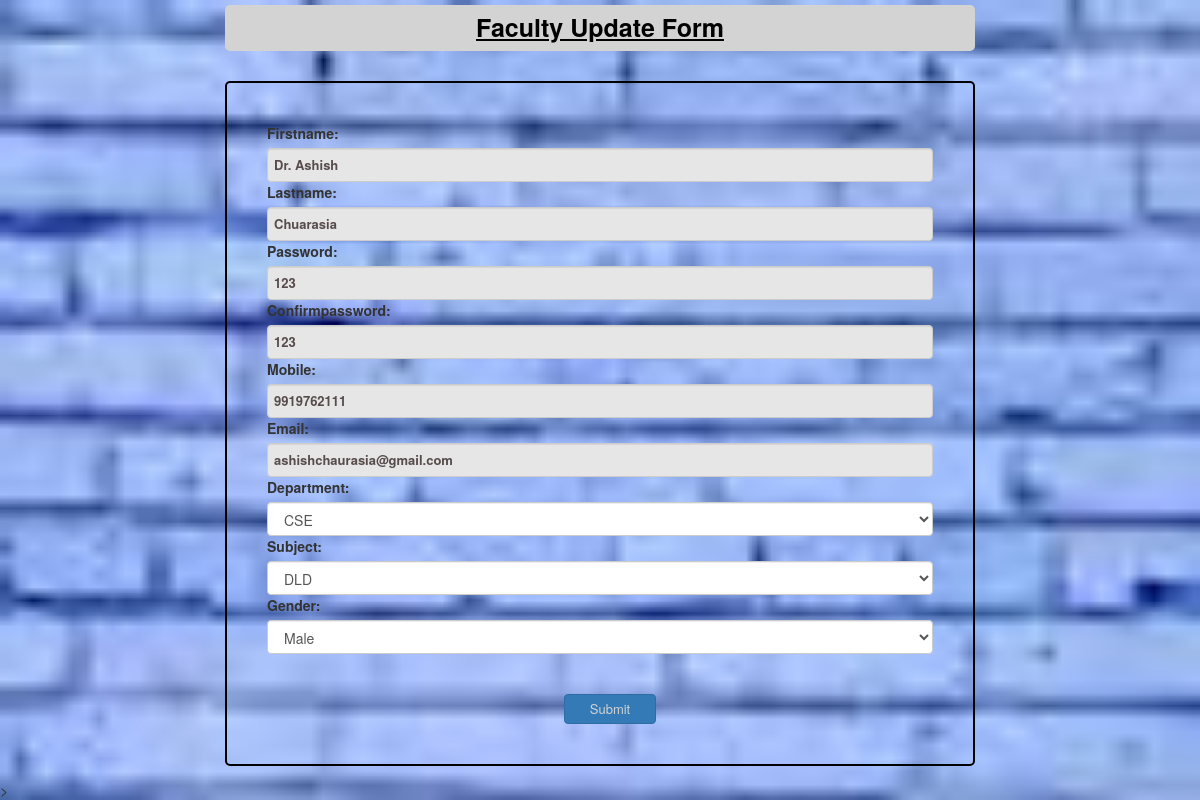
The app's page /faculty-update/16 with its own data.
### feedbackprojectapp/models.py (models this page shows, shortened)
class FacultyDatabase(models.Model):
    facultyid=models.IntegerField(null=True)
    firstname = models.CharField(max_length=30)
    lastname = models.CharField(max_length=30)
    password = models.CharField(max_length=30,null=True)
    confirmpassword = models.CharField(max_length=30,null=True)
    mobile = models.BigIntegerField(unique=True)
    email = models.EmailField(unique=True)
    department = models.ForeignKey(DepartmentDatabase, on_delete=models.CASCADE, null=True)
    subject = models.ManyToManyField(SubjectDatabase,  null=True)
    GENDER_CHOICES = (
        ('M', 'Male'),
        ('F', 'Female'),
        ('O', 'Other')
    )
    gender = models.CharField(max_length=1, choices=GENDER_CHOICES, null=True)
    class Meta:
        db_table = 'faculty'
        ordering = ['facultyid']

### feedbackprojectapp/views.py (the view)
# urls.py: path('faculty-update/<int:facultyid>', FacultyUpdateView.as_view(), name='faculty-update'),
class FacultyUpdateView(UpdateView):
    template_name = 'Facultyupdate.html'
    model = FacultyDatabase
    form_class = FacultyUpdateForm
    pk_url_kwarg = 'facultyid'
    success_url = reverse_lazy('FacultyIndex')

### feedbackprojectapp/forms.py
class FacultyUpdateForm(forms.ModelForm):
    class Meta:
        model = FacultyDatabase
        exclude = ('facultyid',)
        widgets = {
            'firstname': forms.TextInput(attrs={'class': 'form-control ', 'placeholder': 'First Name'}),
            'lastname': forms.TextInput(attrs={'class': 'form-control ', 'placeholder': 'Last Name'}),
            'password': forms.TextInput(attrs={'class': 'form-control ', 'placeholder': 'Password'}),
            'confirmpassword': forms.TextInput(attrs={'class': 'form-control ', 'placeholder': 'Confirm Password'}),
            'mobile': forms.TextInput(attrs={'class': 'form-control ', 'placeholder': 'Mobile Number'}),
            'email': forms.EmailInput(attrs={'class': 'form-control ', 'placeholder': 'Email Id'}),
            'department': forms.Select(attrs={'class': 'form-control ', 'placeholder': 'Department'}),
            'subject': forms.Select(attrs={'class': 'form-control ', 'placeholder': 'Subject'}),
            'gender': forms.Select(attrs={'class': 'form-control ', 'placeholder': 'Select your gender'}),
        }

### feedbackprojectapp/models.py (called while the page is built)
    def __str__(self):
        return self.subject_name

    def __str__(self):
        return self.department_name

### templates/facultyupdate.html (shortened to what this page needs)
<html>
<head>
  <link rel="stylesheet" href="https://maxcdn.bootstrapcdn.com/bootstrap/3.3.7/css/bootstrap.min.css">
</head>
<body>
<div class="container">
    <div class="row">
        <div class="col-md-offset-2 col-md-8">
             <div class="title">Faculty Update Form </div>
          <form method="POST">
              {{ form }}
              <br><br>
              <center>
              <input type="submit" value="Submit" class="btn btn-primary mybtn">
              </center>
          </form>
        </div>
    </div>
</div>>
</body>
</html>

### templates/facultyupdate.html (style rules this page uses)
body { background-repeat:no-repeat ; background-size: cover; }
.title { margin: 5px auto 30px; font-size: 25px; text-align: center; text-decoration: underline; font-weight: bold; color: #000; background-color: lightgray; padding: 5px; border-radius: 5px; }
input[type=text], input[type=email], input[type=password],input[type=number] { background-color: #E6E6E6; padding: 6px; font-size: small; color: #574B4B; font-weight: bold; }
input[type=submit] { padding: 5px 25px; font-size: small; color: lightgrey; margin-left: 20px; }
form { border: 2px solid black; padding: 40px; border-radius: 5px; }

### records on screen
FacultyDatabase: firstname "Dr. Ashish", lastname "Chuarasia", password "123", confirmpassword "123", mobile "9919762111", email "ashishchaurasia@gmail.com", department "CSE", gender "Male"
